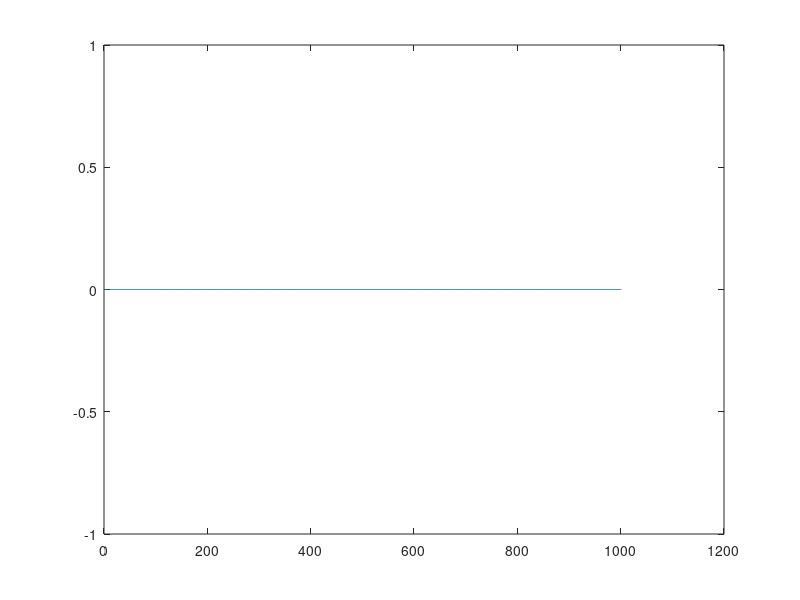

Reproduce this figure in MATLAB.
clear all;
close all;
clc;
n = 1000;
a  = 3.78;
x0 = 0.01;
x = zeros(1,n);
y = zeros(1,n);
for i = 1:n
    x(i+1)= a*x(i)*(1 - x(i));
    x(i) = x(i + 1);
end
plot(x);